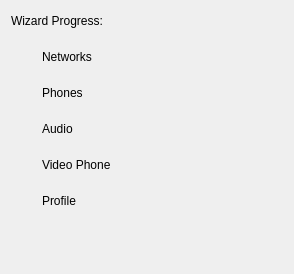
<?xml version="1.0" encoding="UTF-8"?>
<ui version="4.0">
 <class>WizardProgress</class>
 <widget class="QWidget" name="WizardProgress">
  <property name="geometry">
   <rect>
    <x>0</x>
    <y>0</y>
    <width>294</width>
    <height>274</height>
   </rect>
  </property>
  <property name="minimumSize">
   <size>
    <width>0</width>
    <height>0</height>
   </size>
  </property>
  <property name="maximumSize">
   <size>
    <width>16777215</width>
    <height>16777215</height>
   </size>
  </property>
  <layout class="QGridLayout" name="gridLayout_6">
   <item row="0" column="0">
    <widget class="QLabel" name="wizardTittleLabel">
     <property name="text">
      <string>Wizard Progress:</string>
     </property>
    </widget>
   </item>
   <item row="0" column="1">
    <spacer name="horizontalSpacer">
     <property name="orientation">
      <enum>Qt::Horizontal</enum>
     </property>
     <property name="sizeHint" stdset="0">
      <size>
       <width>117</width>
       <height>20</height>
      </size>
     </property>
    </spacer>
   </item>
   <item row="1" column="0" colspan="2">
    <layout class="QGridLayout" name="gridLayout">
     <item row="0" column="0" rowspan="2">
      <widget class="QLabel" name="label">
       <property name="minimumSize">
        <size>
         <width>25</width>
         <height>25</height>
        </size>
       </property>
       <property name="maximumSize">
        <size>
         <width>25</width>
         <height>25</height>
        </size>
       </property>
       <property name="pixmap">
        <pixmap resource="../../../../resources/wengophone.qrc">:/pics/wizard/step1_red.png</pixmap>
       </property>
      </widget>
     </item>
     <item row="0" column="1" colspan="2">
      <widget class="QLabel" name="label_6">
       <property name="minimumSize">
        <size>
         <width>171</width>
         <height>3</height>
        </size>
       </property>
       <property name="maximumSize">
        <size>
         <width>171</width>
         <height>3</height>
        </size>
       </property>
       <property name="pixmap">
        <pixmap resource="../../../../resources/wengophone.qrc">:/pics/wizard/division_line_checkmark.png</pixmap>
       </property>
      </widget>
     </item>
     <item row="1" column="1">
      <widget class="QLabel" name="label_7">
       <property name="minimumSize">
        <size>
         <width>141</width>
         <height>0</height>
        </size>
       </property>
       <property name="maximumSize">
        <size>
         <width>141</width>
         <height>16777215</height>
        </size>
       </property>
       <property name="text">
        <string>Networks</string>
       </property>
      </widget>
     </item>
     <item row="1" column="2">
      <widget class="QLabel" name="lblChkImage1">
       <property name="minimumSize">
        <size>
         <width>22</width>
         <height>21</height>
        </size>
       </property>
       <property name="maximumSize">
        <size>
         <width>22</width>
         <height>21</height>
        </size>
       </property>
       <property name="pixmap">
        <pixmap resource="../../../../resources/wengophone.qrc">:/pics/wizard/green_checkmark.png</pixmap>
       </property>
      </widget>
     </item>
    </layout>
   </item>
   <item row="1" column="2">
    <spacer name="horizontalSpacer_2">
     <property name="orientation">
      <enum>Qt::Horizontal</enum>
     </property>
     <property name="sizeHint" stdset="0">
      <size>
       <width>250</width>
       <height>20</height>
      </size>
     </property>
    </spacer>
   </item>
   <item row="2" column="0" colspan="2">
    <layout class="QGridLayout" name="gridLayout_2">
     <item row="0" column="0" rowspan="2">
      <widget class="QLabel" name="label_2">
       <property name="minimumSize">
        <size>
         <width>25</width>
         <height>25</height>
        </size>
       </property>
       <property name="maximumSize">
        <size>
         <width>25</width>
         <height>25</height>
        </size>
       </property>
       <property name="pixmap">
        <pixmap resource="../../../../resources/wengophone.qrc">:/pics/wizard/step2_red.png</pixmap>
       </property>
      </widget>
     </item>
     <item row="0" column="1" colspan="2">
      <widget class="QLabel" name="label_8">
       <property name="minimumSize">
        <size>
         <width>171</width>
         <height>3</height>
        </size>
       </property>
       <property name="maximumSize">
        <size>
         <width>171</width>
         <height>3</height>
        </size>
       </property>
       <property name="pixmap">
        <pixmap resource="../../../../resources/wengophone.qrc">:/pics/wizard/division_line_checkmark.png</pixmap>
       </property>
      </widget>
     </item>
     <item row="1" column="1">
      <widget class="QLabel" name="label_9">
       <property name="minimumSize">
        <size>
         <width>141</width>
         <height>0</height>
        </size>
       </property>
       <property name="maximumSize">
        <size>
         <width>141</width>
         <height>16777215</height>
        </size>
       </property>
       <property name="text">
        <string>Phones</string>
       </property>
      </widget>
     </item>
     <item row="1" column="2">
      <widget class="QLabel" name="lblChkImage2">
       <property name="minimumSize">
        <size>
         <width>22</width>
         <height>21</height>
        </size>
       </property>
       <property name="maximumSize">
        <size>
         <width>22</width>
         <height>21</height>
        </size>
       </property>
       <property name="pixmap">
        <pixmap resource="../../../../resources/wengophone.qrc">:/pics/wizard/green_checkmark.png</pixmap>
       </property>
      </widget>
     </item>
    </layout>
   </item>
   <item row="2" column="2">
    <spacer name="horizontalSpacer_3">
     <property name="orientation">
      <enum>Qt::Horizontal</enum>
     </property>
     <property name="sizeHint" stdset="0">
      <size>
       <width>250</width>
       <height>20</height>
      </size>
     </property>
    </spacer>
   </item>
   <item row="3" column="0" colspan="2">
    <layout class="QGridLayout" name="gridLayout_3">
     <item row="0" column="0" rowspan="2">
      <widget class="QLabel" name="label_3">
       <property name="minimumSize">
        <size>
         <width>25</width>
         <height>25</height>
        </size>
       </property>
       <property name="maximumSize">
        <size>
         <width>25</width>
         <height>25</height>
        </size>
       </property>
       <property name="pixmap">
        <pixmap resource="../../../../resources/wengophone.qrc">:/pics/wizard/step3_red.png</pixmap>
       </property>
      </widget>
     </item>
     <item row="0" column="1" colspan="2">
      <widget class="QLabel" name="label_10">
       <property name="minimumSize">
        <size>
         <width>171</width>
         <height>3</height>
        </size>
       </property>
       <property name="maximumSize">
        <size>
         <width>171</width>
         <height>3</height>
        </size>
       </property>
       <property name="pixmap">
        <pixmap resource="../../../../resources/wengophone.qrc">:/pics/wizard/division_line_checkmark.png</pixmap>
       </property>
      </widget>
     </item>
     <item row="1" column="1">
      <widget class="QLabel" name="label_11">
       <property name="minimumSize">
        <size>
         <width>141</width>
         <height>0</height>
        </size>
       </property>
       <property name="maximumSize">
        <size>
         <width>141</width>
         <height>16777215</height>
        </size>
       </property>
       <property name="text">
        <string>Audio</string>
       </property>
      </widget>
     </item>
     <item row="1" column="2">
      <widget class="QLabel" name="lblChkImage3">
       <property name="minimumSize">
        <size>
         <width>22</width>
         <height>21</height>
        </size>
       </property>
       <property name="maximumSize">
        <size>
         <width>22</width>
         <height>21</height>
        </size>
       </property>
       <property name="pixmap">
        <pixmap resource="../../../../resources/wengophone.qrc">:/pics/wizard/green_checkmark.png</pixmap>
       </property>
      </widget>
     </item>
    </layout>
   </item>
   <item row="3" column="2">
    <spacer name="horizontalSpacer_4">
     <property name="orientation">
      <enum>Qt::Horizontal</enum>
     </property>
     <property name="sizeHint" stdset="0">
      <size>
       <width>250</width>
       <height>20</height>
      </size>
     </property>
    </spacer>
   </item>
   <item row="4" column="0" colspan="2">
    <layout class="QGridLayout" name="gridLayout_4">
     <item row="0" column="0" rowspan="2">
      <widget class="QLabel" name="label_4">
       <property name="minimumSize">
        <size>
         <width>25</width>
         <height>25</height>
        </size>
       </property>
       <property name="maximumSize">
        <size>
         <width>25</width>
         <height>25</height>
        </size>
       </property>
       <property name="pixmap">
        <pixmap resource="../../../../resources/wengophone.qrc">:/pics/wizard/step4_red.png</pixmap>
       </property>
      </widget>
     </item>
     <item row="0" column="1" colspan="2">
      <widget class="QLabel" name="label_12">
       <property name="minimumSize">
        <size>
         <width>171</width>
         <height>3</height>
        </size>
       </property>
       <property name="maximumSize">
        <size>
         <width>171</width>
         <height>3</height>
        </size>
       </property>
       <property name="pixmap">
        <pixmap resource="../../../../resources/wengophone.qrc">:/pics/wizard/division_line_checkmark.png</pixmap>
       </property>
      </widget>
     </item>
     <item row="1" column="1">
      <widget class="QLabel" name="label_13">
       <property name="minimumSize">
        <size>
         <width>141</width>
         <height>0</height>
        </size>
       </property>
       <property name="maximumSize">
        <size>
         <width>141</width>
         <height>16777215</height>
        </size>
       </property>
       <property name="text">
        <string>Video Phone</string>
       </property>
      </widget>
     </item>
     <item row="1" column="2">
      <widget class="QLabel" name="lblChkImage4">
       <property name="minimumSize">
        <size>
         <width>22</width>
         <height>21</height>
        </size>
       </property>
       <property name="maximumSize">
        <size>
         <width>22</width>
         <height>21</height>
        </size>
       </property>
       <property name="pixmap">
        <pixmap resource="../../../../resources/wengophone.qrc">:/pics/wizard/green_checkmark.png</pixmap>
       </property>
      </widget>
     </item>
    </layout>
   </item>
   <item row="4" column="2">
    <spacer name="horizontalSpacer_5">
     <property name="orientation">
      <enum>Qt::Horizontal</enum>
     </property>
     <property name="sizeHint" stdset="0">
      <size>
       <width>250</width>
       <height>20</height>
      </size>
     </property>
    </spacer>
   </item>
   <item row="5" column="0" colspan="2">
    <layout class="QGridLayout" name="gridLayout_5">
     <item row="0" column="0" rowspan="2">
      <widget class="QLabel" name="label_5">
       <property name="minimumSize">
        <size>
         <width>25</width>
         <height>25</height>
        </size>
       </property>
       <property name="maximumSize">
        <size>
         <width>25</width>
         <height>25</height>
        </size>
       </property>
       <property name="pixmap">
        <pixmap resource="../../../../resources/wengophone.qrc">:/pics/wizard/step5_red.png</pixmap>
       </property>
      </widget>
     </item>
     <item row="0" column="1" colspan="2">
      <widget class="QLabel" name="label_14">
       <property name="minimumSize">
        <size>
         <width>171</width>
         <height>3</height>
        </size>
       </property>
       <property name="maximumSize">
        <size>
         <width>171</width>
         <height>3</height>
        </size>
       </property>
       <property name="pixmap">
        <pixmap resource="../../../../resources/wengophone.qrc">:/pics/wizard/division_line_checkmark.png</pixmap>
       </property>
      </widget>
     </item>
     <item row="1" column="1">
      <widget class="QLabel" name="label_15">
       <property name="minimumSize">
        <size>
         <width>141</width>
         <height>0</height>
        </size>
       </property>
       <property name="maximumSize">
        <size>
         <width>141</width>
         <height>16777215</height>
        </size>
       </property>
       <property name="text">
        <string>Profile</string>
       </property>
      </widget>
     </item>
     <item row="1" column="2">
      <widget class="QLabel" name="lblChkImage5">
       <property name="minimumSize">
        <size>
         <width>22</width>
         <height>21</height>
        </size>
       </property>
       <property name="maximumSize">
        <size>
         <width>22</width>
         <height>21</height>
        </size>
       </property>
       <property name="pixmap">
        <pixmap resource="../../../../resources/wengophone.qrc">:/pics/wizard/green_checkmark.png</pixmap>
       </property>
      </widget>
     </item>
    </layout>
   </item>
   <item row="5" column="2">
    <spacer name="horizontalSpacer_6">
     <property name="orientation">
      <enum>Qt::Horizontal</enum>
     </property>
     <property name="sizeHint" stdset="0">
      <size>
       <width>250</width>
       <height>20</height>
      </size>
     </property>
    </spacer>
   </item>
   <item row="6" column="1">
    <spacer name="verticalSpacer">
     <property name="orientation">
      <enum>Qt::Vertical</enum>
     </property>
     <property name="sizeHint" stdset="0">
      <size>
       <width>20</width>
       <height>36</height>
      </size>
     </property>
    </spacer>
   </item>
  </layout>
 </widget>
 <resources>
  <include location="../../../../resources/wengophone.qrc"/>
  <include location="../../../../resources/wengophone.qrc"/>
  <include location="../../../../resources/wengophone.qrc"/>
  <include location="../../../../resources/wengophone.qrc"/>
  <include location="../../../../resources/wengophone.qrc"/>
  <include location="../../../../resources/wengophone.qrc"/>
 </resources>
 <connections/>
</ui>
